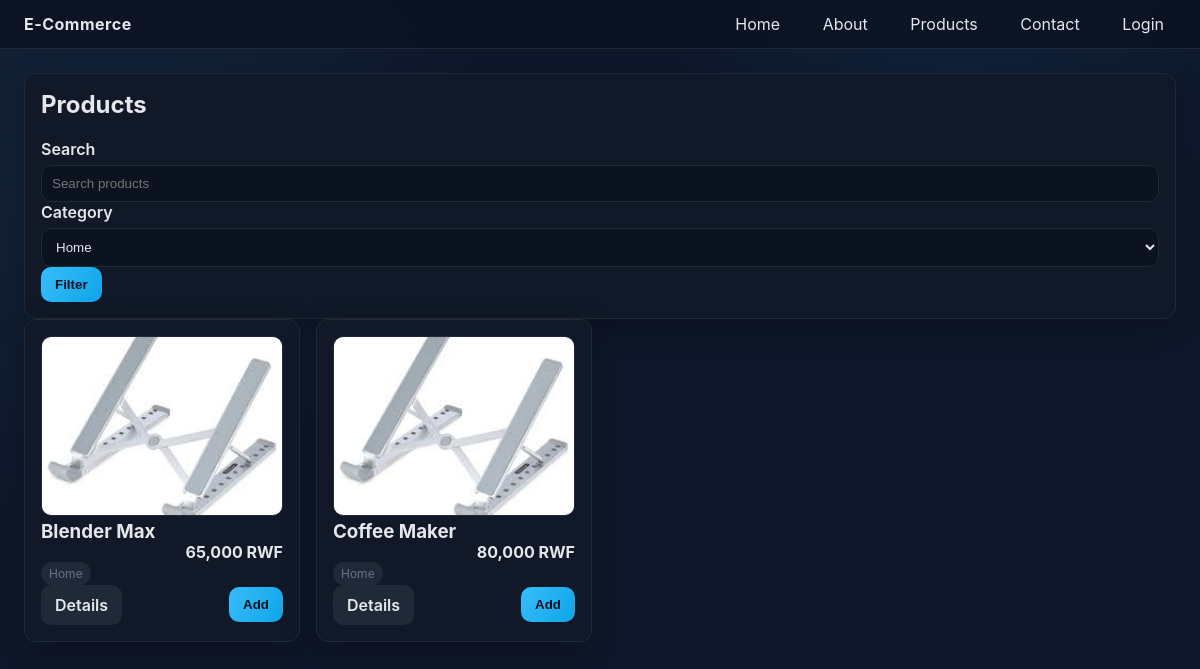
The app's page /products.php?category=2 with its own data.
### tables this page shows
CREATE TABLE IF NOT EXISTS Products (
    ProductID INT AUTO_INCREMENT PRIMARY KEY,
    Name VARCHAR(200),
    Price DECIMAL(10,2),
    Stock INT,
    CategoryID INT,
    ImageURL VARCHAR(500),
    Description TEXT,
    FOREIGN KEY (CategoryID) REFERENCES Categories(CategoryID)
);

CREATE TABLE IF NOT EXISTS Categories (
    CategoryID INT AUTO_INCREMENT PRIMARY KEY,
    CategoryName VARCHAR(100)
);

### includes/functions.php (called while the page is built, shortened)
<?php
function sanitize(string $value): string
{
    return htmlspecialchars(trim($value), ENT_QUOTES, 'UTF-8');
}
function get_categories(): array
{
    $pdo = getPDO();
    return $pdo->query('SELECT * FROM Categories ORDER BY CategoryName')->fetchAll();
}
function get_products(?int $categoryId = null, string $search = ''): array
{
    $pdo = getPDO();
    $sql = 'SELECT Products.*, Categories.CategoryName FROM Products
            LEFT JOIN Categories ON Products.CategoryID = Categories.CategoryID';
    $params = [];
    $clauses = [];
    if ($categoryId) {
        $clauses[] = 'Products.CategoryID = ?';
        $params[] = $categoryId;
    }
    if ($clauses) {
        $sql .= ' WHERE ' . implode(' AND ', $clauses);
    }
    $sql .= ' ORDER BY Products.ProductID DESC';
    $stmt = $pdo->prepare($sql);
    $stmt->execute($params);
    return $stmt->fetchAll();
}
function format_price(float $amount): string
{
    return number_format($amount, 0, '.', ',') . ' RWF';
}
function image_url(string $path): string
{
    return APP_URL . '/' . ltrim($path, '/');
}
?>

### products.php (the view, shortened to what this page needs)
<?php
require_once __DIR__ . '/includes/header.php';
require_once __DIR__ . '/includes/functions.php';
$categories = get_categories();
$categoryId = isset($_GET['category']) ? (int)$_GET['category'] : null;
$search = sanitize($_GET['q'] ?? '');
$products = get_products($categoryId, $search);
?>
<div class="card">
    <h2>Products</h2>
    <form method="get" class="row">
        <div>
            <label>Search</label>
            <input type="text" name="q" value="<?php echo $search; ?>" placeholder="Search products">
        </div>
        <div>
            <label>Category</label>
            <select name="category">
                <?php foreach ($categories as $c): ?>
                    <option value="<?php echo $c['CategoryID']; ?>" <?php if ($categoryId === (int)$c['CategoryID']) echo 'selected'; ?>>
                        <?php echo sanitize($c['CategoryName']); ?>
                    </option>
                <?php endforeach; ?>
            </select>
        </div>
        <div style="align-self:end;">
            <button class="btn primary" type="submit">Filter</button>
        </div>
    </form>
</div>
<div class="grid products">
    <?php foreach ($products as $p): ?>
        <div class="card product">
            <img src="<?php echo image_url($p['ImageURL']); ?>" alt="<?php echo sanitize($p['Name']); ?>">
            <div class="flex space-between">
                <div>
                    <h3><?php echo sanitize($p['Name']); ?></h3>
                    <span class="badge"><?php echo sanitize($p['CategoryName'] ?? ''); ?></span>
                </div>
                <strong><?php echo format_price((float)$p['Price']); ?></strong>
            </div>
            <div class="flex space-between">
                <a class="btn secondary" href="customer/product_details.php?id=<?php echo $p['ProductID']; ?>">Details</a>
                <button class="btn primary" data-add-to-cart data-id="<?php echo $p['ProductID']; ?>">Add</button>
            </div>
        </div>
    <?php endforeach; ?>
</div>
</main>
</body>
</html>

### assets/css/style.css (style rules this page uses)
:root { --bg: #0f172a; --card: #111827; --muted: #64748b; --accent: #38bdf8; --accent-strong: #0ea5e9; --success: #22c55e; --danger: #ef4444; --border: #1f2937; --text: #e5e7eb; }
* { box-sizing: border-box; }
body { margin: 0; font-family: "Inter", system-ui, -apple-system, sans-serif; background: radial-gradient(circle at 10% 20%, rgba(56,189,248,0.08), transparent 30%), radial-gradient(circle at 80% 0%, rgba(14,165,233,0.08), transparent 25%), var(--bg); color: var(--text); min-height: 100vh; }
a { color: var(--text); text-decoration: none; }
.grid { display: grid; gap: 16px; }
.grid.products { grid-template-columns: repeat(auto-fill, minmax(240px, 1fr)); }
.card { background: var(--card); border: 1px solid var(--border); border-radius: 12px; padding: 16px; box-shadow: 0 10px 30px rgba(0,0,0,0.25); }
.card h2, .card h3 { margin-top: 0; }
.product img { width: 100%; height: 180px; object-fit: cover; border-radius: 10px; border: 1px solid var(--border); }
.badge { display: inline-block; padding: 4px 8px; border-radius: 999px; background: var(--border); color: var(--muted); font-size: 12px; }
.btn { display: inline-flex; align-items: center; justify-content: center; gap: 6px; padding: 10px 14px; border-radius: 10px; border: none; cursor: pointer; font-weight: 600; transition: transform .1s ease, background .2s ease; }
.btn.primary { background: linear-gradient(120deg, var(--accent), var(--accent-strong)); color: #0b1220; }
.btn.secondary { background: var(--border); color: var(--text); }
form label { display: block; margin-bottom: 6px; font-weight: 600; }
form input, form select, form textarea { width: 100%; padding: 10px; border-radius: 10px; border: 1px solid var(--border); background: #0b1220; color: var(--text); }
.flex { display: flex; gap: 12px; align-items: center; }
.space-between { justify-content: space-between; }

### records on screen
products: ImageURL (picture), Name "Blender Max", CategoryID.CategoryName "Home", Price "65,000 RWF"
products: ImageURL (picture), Name "Coffee Maker", CategoryID.CategoryName "Home", Price "80,000 RWF"

### other values on screen
form field category "Home"
